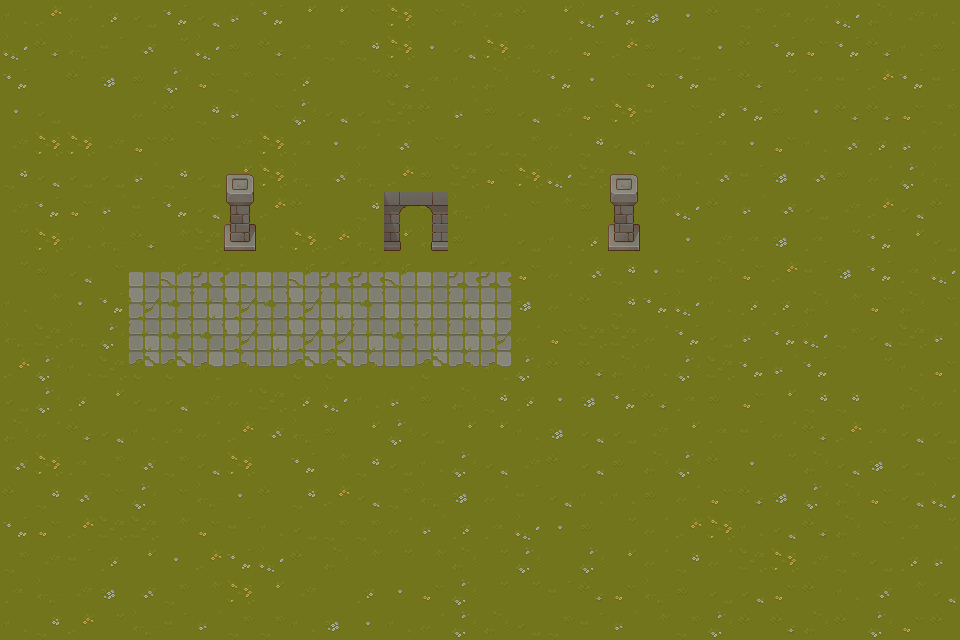

Rendered tile map (Tiled .tmx) drawn with the repository's tilesets; below, a short description and the full map source, tile grids included:
An orthogonal 30x20 tile map with 32x32 px tiles, 2 tile layers (Tile Layer 1, Tile Layer 2), 3 tilesets and 2 objects (2x collision).

<map version="1.9" tiledversion="1.9.2" orientation="orthogonal" renderorder="right-down" width="30" height="20" tilewidth="32" tileheight="32" infinite="0" nextlayerid="4" nextobjectid="4">
 <tileset firstgid="1" source="tilesets/grass.tsx" />
 <tileset firstgid="65" source="tilesets/structures.tsx" />
 <tileset firstgid="321" source="tilesets/props.tsx" />
 <layer id="1" name="Tile Layer 1" width="30" height="20">
  <data encoding="csv">
16,15,27,23,4,7,8,31,7,24,24,17,30,17,18,19,2,24,29,7,13,5,2,10,19,27,29,18,28,16,
29,6,25,3,32,20,29,9,6,19,10,14,30,5,8,30,19,27,21,15,9,4,5,2,7,21,7,6,12,9,
7,1,2,13,9,22,21,10,17,23,1,20,6,19,16,18,20,7,5,17,21,7,3,6,20,19,3,15,7,3,
5,4,1,1,27,2,14,31,17,22,8,4,26,2,31,9,8,28,21,30,3,17,23,7,9,5,6,6,21,10,
28,30,30,28,21,2,17,28,30,19,5,27,32,17,4,4,10,27,14,8,16,3,19,5,21,16,32,23,31,27,
14,8,4,4,31,14,4,24,30,25,32,25,15,9,26,21,30,29,26,23,11,12,32,3,13,32,9,27,22,25,
28,7,21,31,3,7,8,9,15,2,1,14,10,3,25,12,17,11,9,21,11,29,2,31,32,4,28,15,8,2,
20,30,12,25,6,11,26,20,12,30,15,25,24,25,9,1,4,12,23,30,1,5,28,19,13,19,20,7,24,4,
20,9,8,17,37,39,40,38,37,39,40,40,39,37,40,40,21,27,32,14,5,3,18,21,15,3,13,7,19,29,
16,11,5,7,42,41,34,42,41,42,34,41,33,33,34,33,13,27,2,14,7,29,16,23,23,18,11,21,18,17,
25,26,25,22,34,41,41,42,34,42,42,34,41,34,34,42,27,21,26,26,27,7,4,31,7,29,10,8,26,31,
15,22,16,26,48,48,46,47,45,48,48,47,45,48,47,46,22,2,6,18,16,22,26,7,31,7,1,20,12,21,
4,22,23,24,4,8,28,27,26,23,29,16,31,9,18,14,23,5,13,7,6,19,9,21,24,14,14,1,18,27,
18,27,6,8,12,19,27,15,32,25,9,24,22,4,24,24,12,13,8,4,28,24,19,3,27,6,15,19,8,4,
32,30,19,10,32,10,8,30,1,7,11,14,4,12,22,8,28,2,8,9,18,22,2,5,20,18,8,13,4,17,
2,14,32,17,22,17,25,5,2,14,15,8,10,25,13,27,3,8,12,16,9,27,21,6,13,22,18,21,8,29,
7,21,15,26,26,11,21,3,12,4,10,10,27,31,23,19,29,5,9,20,27,15,30,12,8,6,18,17,19,20,
10,28,3,23,24,5,15,7,29,2,18,11,20,11,18,20,22,1,22,24,27,14,27,26,30,28,10,4,23,31,
19,25,28,13,32,10,11,30,24,28,1,23,5,21,22,20,20,3,6,21,25,9,4,8,21,2,16,32,11,8,
16,14,15,20,25,3,31,10,10,12,13,5,12,27,22,18,4,10,3,31,11,10,22,2,6,18,2,22,21,2
</data>
 </layer>
 <layer id="2" name="Tile Layer 2" width="30" height="20">
  <data encoding="csv">
0,0,0,0,0,0,0,0,0,0,0,0,0,0,0,0,0,0,0,0,0,0,0,0,0,0,0,0,0,0,
0,0,0,0,0,0,0,0,0,0,0,0,0,0,0,0,0,0,0,0,0,0,0,0,0,0,0,0,0,0,
0,0,0,0,0,0,0,0,0,0,0,0,0,0,0,0,0,0,0,0,0,0,0,0,0,0,0,0,0,0,
0,0,0,0,0,0,0,0,0,0,0,0,0,0,0,0,0,0,0,0,0,0,0,0,0,0,0,0,0,0,
0,0,0,0,0,0,0,0,0,0,0,0,0,0,0,0,0,0,0,0,0,0,0,0,0,0,0,0,0,0,
0,0,0,0,0,0,0,412,0,0,0,0,0,0,0,0,0,0,0,412,0,0,0,0,0,0,0,0,0,0,
0,0,0,0,0,0,0,428,0,0,0,0,94,95,0,0,0,0,0,428,0,0,0,0,0,0,0,0,0,0,
0,0,0,0,0,0,0,444,0,0,0,0,110,111,0,0,0,0,0,444,0,0,0,0,0,0,0,0,0,0,
0,0,0,0,0,0,0,0,0,0,0,0,0,0,0,0,0,0,0,0,0,0,0,0,0,0,0,0,0,0,
0,0,0,0,0,0,0,0,0,0,0,0,0,0,0,0,0,0,0,0,0,0,0,0,0,0,0,0,0,0,
0,0,0,0,0,0,0,0,0,0,0,0,0,0,0,0,0,0,0,0,0,0,0,0,0,0,0,0,0,0,
0,0,0,0,0,0,0,0,0,0,0,0,0,0,0,0,0,0,0,0,0,0,0,0,0,0,0,0,0,0,
0,0,0,0,0,0,0,0,0,0,0,0,0,0,0,0,0,0,0,0,0,0,0,0,0,0,0,0,0,0,
0,0,0,0,0,0,0,0,0,0,0,0,0,0,0,0,0,0,0,0,0,0,0,0,0,0,0,0,0,0,
0,0,0,0,0,0,0,0,0,0,0,0,0,0,0,0,0,0,0,0,0,0,0,0,0,0,0,0,0,0,
0,0,0,0,0,0,0,0,0,0,0,0,0,0,0,0,0,0,0,0,0,0,0,0,0,0,0,0,0,0,
0,0,0,0,0,0,0,0,0,0,0,0,0,0,0,0,0,0,0,0,0,0,0,0,0,0,0,0,0,0,
0,0,0,0,0,0,0,0,0,0,0,0,0,0,0,0,0,0,0,0,0,0,0,0,0,0,0,0,0,0,
0,0,0,0,0,0,0,0,0,0,0,0,0,0,0,0,0,0,0,0,0,0,0,0,0,0,0,0,0,0,
0,0,0,0,0,0,0,0,0,0,0,0,0,0,0,0,0,0,0,0,0,0,0,0,0,0,0,0,0,0
</data>
 </layer>
 <objectgroup id="3" name="objects">
  <object id="1" class="collision" x="222.949" y="225.587" width="32.9806" height="25.0653" />
  <object id="2" class="collision" x="608.163" y="225.587" width="31.6614" height="26.3845" />
 </objectgroup>
</map>
